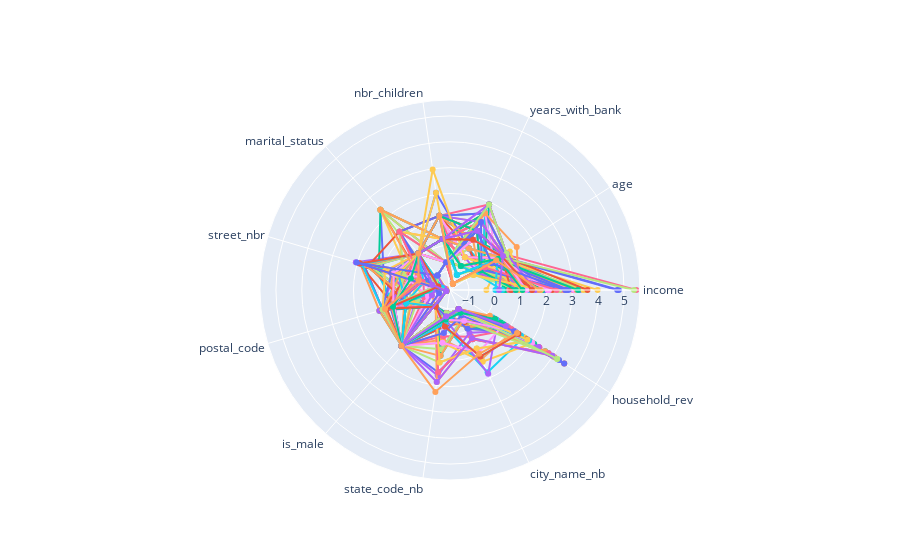

Notebook code cell kept with this figure:
### Code cell
r = []
for i in range(len(X_scaled)):
    if y_km[i]==4:
        r.append(X_scaled.loc[i].values.tolist())
radar_plots(r)

### Figure 1 — Plotly figure (JSON) as saved in the notebook; plotly's stock layout.template omitted (floating-point values rounded to 4 significant figures)
{"data": [{"r": [1.992, 0.8125, 1.531, -0.6483, 0.1321, 1.484, -0.4253, -0.8872, 0.586, -0.5334, 1.723], "theta": ["income", "age", "years_with_bank", "nbr_children", "marital_status", "street_nbr", "postal_code", "is_male", "state_code_nb", "city_name_nb", "household_rev"], "type": "scatterpolar"}, {"r": [0.3576, 0.7078, 0.7825, 0.2586, 0.1321, 1.74, 0.9815, -0.8872, -0.8215, -0.8703, 3.519], "theta": ["income", "age", "years_with_bank", "nbr_children", "marital_status", "street_nbr", "postal_code", "is_male", "state_code_nb", "city_name_nb", "household_rev"], "type": "scatterpolar"}, {"r": [2.404, 0.4984, -0.7134, 0.2586, 0.1321, -0.1001, 1.111, 1.127, -0.8215, -0.7018, 1.225], "theta": ["income", "age", "years_with_bank", "nbr_children", "marital_status", "street_nbr", "postal_code", "is_male", "state_code_nb", "city_name_nb", "household_rev"], "type": "scatterpolar"}, {"r": [1.097, 0.02726, -0.3394, 0.2586, 0.1321, 2.064, -1.582, -0.8872, -0.6935, -0.9265, 0.4825], "theta": ["income", "age", "years_with_bank", "nbr_children", "marital_status", "street_nbr", "postal_code", "is_male", "state_code_nb", "city_name_nb", "household_rev"], "type": "scatterpolar"}, {"r": [1.684, 0.7078, 0.7825, 1.165, 0.1321, 1.892, 1.113, 1.127, -0.8215, -0.2526, 1.728], "theta": ["income", "age", "years_with_bank", "nbr_children", "marital_status", "street_nbr", "postal_code", "is_male", "state_code_nb", "city_name_nb", "household_rev"], "type": "scatterpolar"}, {"r": [1.301, -0.1821, 0.03455, -0.6483, -0.9896, -0.5476, 0.5622, 1.127, -0.5656, -0.758, 0.2357], "theta": ["income", "age", "years_with_bank", "nbr_children", "marital_status", "street_nbr", "postal_code", "is_male", "state_code_nb", "city_name_nb", "household_rev"], "type": "scatterpolar"}, {"r": [5.472, 0.8125, 0.4085, -0.6483, 0.1321, 0.2368, 0.5622, 1.127, -0.5656, -0.758, 3.078], "theta": ["income", "age", "years_with_bank", "nbr_children", "marital_status", "street_nbr", "postal_code", "is_male", "state_code_nb", "city_name_nb", "household_rev"], "type": "scatterpolar"}, {"r": [2.649, -0.07744, -1.087, 0.2586, 0.1321, -1.4, -1.584, -0.8872, -0.6935, -0.9265, 2.139], "theta": ["income", "age", "years_with_bank", "nbr_children", "marital_status", "street_nbr", "postal_code", "is_male", "state_code_nb", "city_name_nb", "household_rev"], "type": "scatterpolar"}, {"r": [1.195, 0.3414, 1.905, -0.6483, 0.1321, 1.824, -1.581, -0.8872, -0.6935, -0.9265, 0.4706], "theta": ["income", "age", "years_with_bank", "nbr_children", "marital_status", "street_nbr", "postal_code", "is_male", "state_code_nb", "city_name_nb", "household_rev"], "type": "scatterpolar"}, {"r": [-0.3244, 0.7602, 1.157, 1.165, 0.1321, 0.6211, 1.003, 1.127, -0.8215, -0.08412, 1.312], "theta": ["income", "age", "years_with_bank", "nbr_children", "marital_status", "street_nbr", "postal_code", "is_male", "state_code_nb", "city_name_nb", "household_rev"], "type": "scatterpolar"}, {"r": [1.577, 0.7602, 1.157, 0.2586, 2.376, 0.9457, -1.58, 1.127, -0.6935, -0.9265, 0.8302], "theta": ["income", "age", "years_with_bank", "nbr_children", "marital_status", "street_nbr", "postal_code", "is_male", "state_code_nb", "city_name_nb", "household_rev"], "type": "scatterpolar"}, {"r": [3.042, 0.6555, 0.4085, -0.6483, 2.376, -0.6545, -1.583, 1.127, -0.6935, -0.9265, 1.422], "theta": ["income", "age", "years_with_bank", "nbr_children", "marital_status", "street_nbr", "postal_code", "is_male", "state_code_nb", "city_name_nb", "household_rev"], "type": "scatterpolar"}, {"r": [2.729, 0.8125, 1.531, 0.2586, 2.376, 1.134, 0.6158, 1.127, -0.5656, -0.1403, 1.209], "theta": ["income", "age", "years_with_bank", "nbr_children", "marital_status", "street_nbr", "postal_code", "is_male", "state_code_nb", "city_name_nb", "household_rev"], "type": "scatterpolar"}, {"r": [0.954, -0.3392, 0.7825, 1.165, 0.1321, 1.808, -1.583, -0.8872, -0.6935, -0.9265, 2.374], "theta": ["income", "age", "years_with_bank", "nbr_children", "marital_status", "street_nbr", "postal_code", "is_male", "state_code_nb", "city_name_nb", "household_rev"], "type": "scatterpolar"}, {"r": [2.082, 0.4984, -0.7134, 0.2586, 1.254, -0.6946, 0.117, 1.127, 0.2021, 1.207, 1.202], "theta": ["income", "age", "years_with_bank", "nbr_children", "marital_status", "street_nbr", "postal_code", "is_male", "state_code_nb", "city_name_nb", "household_rev"], "type": "scatterpolar"}, {"r": [1.531, -0.1298, -1.461, -0.6483, -0.9896, 1.288, 0.5088, 1.127, -0.5656, -0.4211, 0.3923], "theta": ["income", "age", "years_with_bank", "nbr_children", "marital_status", "street_nbr", "postal_code", "is_male", "state_code_nb", "city_name_nb", "household_rev"], "type": "scatterpolar"}, {"r": [2.538, 0.7602, 0.7825, -0.6483, 1.254, -0.6637, -0.6853, 1.127, 0.07417, 0.2528, 1.079], "theta": ["income", "age", "years_with_bank", "nbr_children", "marital_status", "street_nbr", "postal_code", "is_male", "state_code_nb", "city_name_nb", "household_rev"], "type": "scatterpolar"}, {"r": [2.361, 0.8125, 1.531, -0.6483, 2.376, -1.347, 0.03721, -0.8872, -0.4376, -0.8141, 0.9579], "theta": ["income", "age", "years_with_bank", "nbr_children", "marital_status", "street_nbr", "postal_code", "is_male", "state_code_nb", "city_name_nb", "household_rev"], "type": "scatterpolar"}, {"r": [0.9715, -0.4439, 0.03455, 0.2586, 0.1321, 1.818, 0.98, -0.8872, -0.8215, -0.8703, 0.9028], "theta": ["income", "age", "years_with_bank", "nbr_children", "marital_status", "street_nbr", "postal_code", "is_male", "state_code_nb", "city_name_nb", "household_rev"], "type": "scatterpolar"}, {"r": [1.217, 1.022, -0.7134, -0.6483, 0.1321, -1.271, 0.03644, -0.8872, -0.4376, -0.8141, 0.8649], "theta": ["income", "age", "years_with_bank", "nbr_children", "marital_status", "street_nbr", "postal_code", "is_male", "state_code_nb", "city_name_nb", "household_rev"], "type": "scatterpolar"}, {"r": [3.283, 0.5508, -0.3394, 0.2586, 0.1321, -0.3348, 0.6651, 1.127, 1.482, 0.3651, 2.801], "theta": ["income", "age", "years_with_bank", "nbr_children", "marital_status", "street_nbr", "postal_code", "is_male", "state_code_nb", "city_name_nb", "household_rev"], "type": "scatterpolar"}, {"r": [0.8187, -0.1821, 1.531, 0.2586, 0.1321, 0.5431, -1.579, 1.127, -0.6935, -0.9265, 1.264], "theta": ["income", "age", "years_with_bank", "nbr_children", "marital_status", "street_nbr", "postal_code", "is_male", "state_code_nb", "city_name_nb", "household_rev"], "type": "scatterpolar"}, {"r": [0.6374, 0.8649, 1.905, -0.6483, 0.1321, 1.698, -0.1999, -0.8872, 0.8419, -0.4772, 2.641], "theta": ["income", "age", "years_with_bank", "nbr_children", "marital_status", "street_nbr", "postal_code", "is_male", "state_code_nb", "city_name_nb", "household_rev"], "type": "scatterpolar"}, {"r": [2.104, 0.8125, 1.531, 1.165, 0.1321, 0.4718, 1.112, -0.8872, -0.8215, -0.7018, 1.097], "theta": ["income", "age", "years_with_bank", "nbr_children", "marital_status", "street_nbr", "postal_code", "is_male", "state_code_nb", "city_name_nb", "household_rev"], "type": "scatterpolar"}, {"r": [1.572, 0.8125, 1.531, 1.165, 0.1321, 0.5866, 0.03538, 1.127, -0.4376, -0.8141, 1.653], "theta": ["income", "age", "years_with_bank", "nbr_children", "marital_status", "street_nbr", "postal_code", "is_male", "state_code_nb", "city_name_nb", "household_rev"], "type": "scatterpolar"}, {"r": [2.766, 0.7602, 1.157, -0.6483, 0.1321, -0.4404, 0.8242, 1.127, -0.3097, 1.769, 1.658], "theta": ["income", "age", "years_with_bank", "nbr_children", "marital_status", "street_nbr", "postal_code", "is_male", "state_code_nb", "city_name_nb", "household_rev"], "type": "scatterpolar"}, {"r": [1.764, 0.4984, -0.7134, 1.165, 0.1321, -0.5134, 0.9835, -0.8872, -0.8215, -0.8703, 2.344], "theta": ["income", "age", "years_with_bank", "nbr_children", "marital_status", "street_nbr", "postal_code", "is_male", "state_code_nb", "city_name_nb", "household_rev"], "type": "scatterpolar"}, {"r": [0.3752, 0.6555, 0.4085, 1.165, 0.1321, -0.4647, -0.1408, 1.127, 1.098, 0.7582, 1.91], "theta": ["income", "age", "years_with_bank", "nbr_children", "marital_status", "street_nbr", "postal_code", "is_male", "state_code_nb", "city_name_nb", "household_rev"], "type": "scatterpolar"}, {"r": [0.05023, 0.8649, 1.905, 0.2586, 0.1321, -0.6674, 0.03727, -0.8872, -0.4376, -0.8141, 1.526], "theta": ["income", "age", "years_with_bank", "nbr_children", "marital_status", "street_nbr", "postal_code", "is_male", "state_code_nb", "city_name_nb", "household_rev"], "type": "scatterpolar"}, {"r": [1.212, 0.6555, 0.4085, 0.2586, 2.376, -0.1419, 0.5635, -0.8872, -0.5656, -0.758, 0.8958], "theta": ["income", "age", "years_with_bank", "nbr_children", "marital_status", "street_nbr", "postal_code", "is_male", "state_code_nb", "city_name_nb", "household_rev"], "type": "scatterpolar"}, {"r": [4.797, 0.6555, 0.4085, 1.165, 1.254, -1.101, 0.03599, 1.127, -0.4376, -0.8141, 3.281], "theta": ["income", "age", "years_with_bank", "nbr_children", "marital_status", "street_nbr", "postal_code", "is_male", "state_code_nb", "city_name_nb", "household_rev"], "type": "scatterpolar"}, {"r": [0.5759, 0.7078, 0.7825, 0.2586, 0.1321, 0.06382, 0.5644, -0.8872, -0.5656, -0.758, 1.102], "theta": ["income", "age", "years_with_bank", "nbr_children", "marital_status", "street_nbr", "postal_code", "is_male", "state_code_nb", "city_name_nb", "household_rev"], "type": "scatterpolar"}, {"r": [0.2935, 0.8125, 0.4085, 1.165, 0.1321, 0.5337, 0.5637, -0.8872, -0.5656, -0.758, 2.046], "theta": ["income", "age", "years_with_bank", "nbr_children", "marital_status", "street_nbr", "postal_code", "is_male", "state_code_nb", "city_name_nb", "household_rev"], "type": "scatterpolar"}, {"r": [2.417, 0.7078, 0.7825, 0.2586, 0.1321, 0.8317, -0.3624, 1.127, 1.61, 0.08435, 1.183], "theta": ["income", "age", "years_with_bank", "nbr_children", "marital_status", "street_nbr", "postal_code", "is_male", "state_code_nb", "city_name_nb", "household_rev"], "type": "scatterpolar"}, {"r": [2.478, 0.7602, 1.157, 0.2586, 0.1321, -1.186, -1.003, -0.8872, 1.865, 0.309, 2.977], "theta": ["income", "age", "years_with_bank", "nbr_children", "marital_status", "street_nbr", "postal_code", "is_male", "state_code_nb", "city_name_nb", "household_rev"], "type": "scatterpolar"}, {"r": [0.5636, 0.6555, 0.4085, 0.2586, 0.1321, -1.261, 0.8412, 1.127, -0.3097, 1.095, 1.413], "theta": ["income", "age", "years_with_bank", "nbr_children", "marital_status", "street_nbr", "postal_code", "is_male", "state_code_nb", "city_name_nb", "household_rev"], "type": "scatterpolar"}, {"r": [2.698, 0.7078, 0.7825, 0.2586, 0.1321, 0.346, 0.03589, 1.127, -0.4376, -0.8141, 1.903], "theta": ["income", "age", "years_with_bank", "nbr_children", "marital_status", "street_nbr", "postal_code", "is_male", "state_code_nb", "city_name_nb", "household_rev"], "type": "scatterpolar"}, {"r": [3.535, 0.3937, -1.461, -0.6483, 0.1321, -1.183, 0.9821, -0.8872, -0.8215, -0.8703, 3.198], "theta": ["income", "age", "years_with_bank", "nbr_children", "marital_status", "street_nbr", "postal_code", "is_male", "state_code_nb", "city_name_nb", "household_rev"], "type": "scatterpolar"}, {"r": [0.5257, 0.6031, 0.03455, -0.6483, 0.1321, -0.07958, 0.5056, -0.8872, -0.5656, -0.4211, 1.238], "theta": ["income", "age", "years_with_bank", "nbr_children", "marital_status", "street_nbr", "postal_code", "is_male", "state_code_nb", "city_name_nb", "household_rev"], "type": "scatterpolar"}, {"r": [0.9927, 0.5508, -0.7134, 0.2586, 0.1321, -1.015, -1.583, -0.8872, -0.6935, -0.9265, 0.8357], "theta": ["income", "age", "years_with_bank", "nbr_children", "marital_status", "street_nbr", "postal_code", "is_male", "state_code_nb", "city_name_nb", "household_rev"], "type": "scatterpolar"}, {"r": [0.8351, -0.4439, 0.03455, 2.072, 0.1321, 0.3756, -1.58, 1.127, -0.6935, -0.9265, 1.829], "theta": ["income", "age", "years_with_bank", "nbr_children", "marital_status", "street_nbr", "postal_code", "is_male", "state_code_nb", "city_name_nb", "household_rev"], "type": "scatterpolar"}, {"r": [1.088, -0.3392, 0.03455, 1.165, 0.1321, 0.4085, 0.8186, 1.127, -0.3097, -0.3649, 1.091], "theta": ["income", "age", "years_with_bank", "nbr_children", "marital_status", "street_nbr", "postal_code", "is_male", "state_code_nb", "city_name_nb", "household_rev"], "type": "scatterpolar"}, {"r": [1.584, -0.1821, 1.905, -0.6483, -0.9896, -0.6682, -1.295, -0.8872, -0.05378, -0.6457, 0.4284], "theta": ["income", "age", "years_with_bank", "nbr_children", "marital_status", "street_nbr", "postal_code", "is_male", "state_code_nb", "city_name_nb", "household_rev"], "type": "scatterpolar"}, {"r": [1.261, 0.6555, 0.4085, 0.2586, 0.1321, -0.134, 0.9789, 1.127, -0.8215, -0.8703, 0.7569], "theta": ["income", "age", "years_with_bank", "nbr_children", "marital_status", "street_nbr", "postal_code", "is_male", "state_code_nb", "city_name_nb", "household_rev"], "type": "scatterpolar"}, {"r": [1.659, 0.7602, 1.157, -0.6483, -0.9896, -1.58, -1.581, 1.127, -0.6935, -0.9265, 0.4793], "theta": ["income", "age", "years_with_bank", "nbr_children", "marital_status", "street_nbr", "postal_code", "is_male", "state_code_nb", "city_name_nb", "household_rev"], "type": "scatterpolar"}, {"r": [0.8376, 0.6031, 0.03455, 0.2586, 0.1321, 0.3357, 0.981, 1.127, -0.8215, -0.8703, 0.6735], "theta": ["income", "age", "years_with_bank", "nbr_children", "marital_status", "street_nbr", "postal_code", "is_male", "state_code_nb", "city_name_nb", "household_rev"], "type": "scatterpolar"}, {"r": [1.012, 0.8649, 1.905, 1.165, 0.1321, -0.6057, -1.294, 1.127, -0.05378, -0.6457, 0.7559], "theta": ["income", "age", "years_with_bank", "nbr_children", "marital_status", "street_nbr", "postal_code", "is_male", "state_code_nb", "city_name_nb", "household_rev"], "type": "scatterpolar"}, {"r": [0.4679, 0.6555, 0.4085, -0.6483, 0.1321, 1.484, -0.4253, 1.127, 0.586, -0.5334, 1.723], "theta": ["income", "age", "years_with_bank", "nbr_children", "marital_status", "street_nbr", "postal_code", "is_male", "state_code_nb", "city_name_nb", "household_rev"], "type": "scatterpolar"}, {"r": [2.441, -0.02509, -0.7134, -0.6483, -0.9896, -0.3999, -1.295, -0.8872, -0.05378, -0.6457, 1.012], "theta": ["income", "age", "years_with_bank", "nbr_children", "marital_status", "street_nbr", "postal_code", "is_male", "state_code_nb", "city_name_nb", "household_rev"], "type": "scatterpolar"}, {"r": [3.978, 0.4984, -0.7134, -0.6483, -0.9896, 0.8017, -0.8732, 1.127, 0.3301, 1.32, 2.06], "theta": ["income", "age", "years_with_bank", "nbr_children", "marital_status", "street_nbr", "postal_code", "is_male", "state_code_nb", "city_name_nb", "household_rev"], "type": "scatterpolar"}, {"r": [4.737, 0.6031, 0.03455, 0.2586, 0.1321, 1.74, 0.9815, 1.127, -0.8215, -0.8703, 3.519], "theta": ["income", "age", "years_with_bank", "nbr_children", "marital_status", "street_nbr", "postal_code", "is_male", "state_code_nb", "city_name_nb", "household_rev"], "type": "scatterpolar"}, {"r": [2.229, -0.5486, -0.7134, -0.6483, -0.9896, 1.933, 0.5069, 1.127, -0.5656, -0.4211, 0.868], "theta": ["income", "age", "years_with_bank", "nbr_children", "marital_status", "street_nbr", "postal_code", "is_male", "state_code_nb", "city_name_nb", "household_rev"], "type": "scatterpolar"}, {"r": [0.4207, 0.289, 1.531, 0.2586, 0.1321, -1.4, -1.584, 1.127, -0.6935, -0.9265, 2.139], "theta": ["income", "age", "years_with_bank", "nbr_children", "marital_status", "street_nbr", "postal_code", "is_male", "state_code_nb", "city_name_nb", "household_rev"], "type": "scatterpolar"}, {"r": [1.637, 0.6555, 0.4085, -0.6483, -0.9896, -1.507, 0.5997, 1.127, -0.5656, 1.825, 0.4641], "theta": ["income", "age", "years_with_bank", "nbr_children", "marital_status", "street_nbr", "postal_code", "is_male", "state_code_nb", "city_name_nb", "household_rev"], "type": "scatterpolar"}, {"r": [1.554, -0.3915, 0.4085, 1.165, 0.1321, 0.615, 0.6183, 1.127, -0.5656, -0.1403, 0.5859], "theta": ["income", "age", "years_with_bank", "nbr_children", "marital_status", "street_nbr", "postal_code", "is_male", "state_code_nb", "city_name_nb", "household_rev"], "type": "scatterpolar"}, {"r": [1.513, -0.2345, 1.531, 1.165, 0.1321, -1.406, 0.03538, 1.127, -0.4376, -0.8141, 0.3796], "theta": ["income", "age", "years_with_bank", "nbr_children", "marital_status", "street_nbr", "postal_code", "is_male", "state_code_nb", "city_name_nb", "household_rev"], "type": "scatterpolar"}, {"r": [2.46, -0.3392, 0.7825, 1.165, 0.1321, 1.808, -1.583, 1.127, -0.6935, -0.9265, 2.374], "theta": ["income", "age", "years_with_bank", "nbr_children", "marital_status", "street_nbr", "postal_code", "is_male", "state_code_nb", "city_name_nb", "household_rev"], "type": "scatterpolar"}, {"r": [2.486, -0.3915, -0.7134, -0.6483, -0.9896, -1.215, -1.587, 1.127, -0.6935, -0.9265, 1.043], "theta": ["income", "age", "years_with_bank", "nbr_children", "marital_status", "street_nbr", "postal_code", "is_male", "state_code_nb", "city_name_nb", "household_rev"], "type": "scatterpolar"}, {"r": [3.058, 0.3937, -1.461, -0.6483, 0.1321, -1.165, 0.9839, 1.127, -0.8215, -0.8703, 1.972], "theta": ["income", "age", "years_with_bank", "nbr_children", "marital_status", "street_nbr", "postal_code", "is_male", "state_code_nb", "city_name_nb", "household_rev"], "type": "scatterpolar"}, {"r": [3.417, 0.02726, -0.3394, 0.2586, 1.254, 0.1829, 0.03679, -0.8872, -0.4376, -0.8141, 1.678], "theta": ["income", "age", "years_with_bank", "nbr_children", "marital_status", "street_nbr", "postal_code", "is_male", "state_code_nb", "city_name_nb", "household_rev"], "type": "scatterpolar"}, {"r": [1.92, 0.8125, 1.531, 1.165, 0.1321, 0.6211, 1.003, -0.8872, -0.8215, -0.08412, 1.312], "theta": ["income", "age", "years_with_bank", "nbr_children", "marital_status", "street_nbr", "postal_code", "is_male", "state_code_nb", "city_name_nb", "household_rev"], "type": "scatterpolar"}, {"r": [3.585, 0.7078, 0.7825, 1.165, 1.254, 1.573, 0.03538, -0.8872, -0.4376, -0.8141, 1.792], "theta": ["income", "age", "years_with_bank", "nbr_children", "marital_status", "street_nbr", "postal_code", "is_male", "state_code_nb", "city_name_nb", "household_rev"], "type": "scatterpolar"}, {"r": [1.839, 0.1843, 0.7825, -0.6483, -0.9896, -0.548, 0.9827, -0.8872, -0.8215, -0.8703, 0.6019], "theta": ["income", "age", "years_with_bank", "nbr_children", "marital_status", "street_nbr", "postal_code", "is_male", "state_code_nb", "city_name_nb", "household_rev"], "type": "scatterpolar"}, {"r": [1.269, -0.4962, -0.3394, 1.165, 0.1321, -0.3883, -1.581, 1.127, -0.6935, -0.9265, 0.8542], "theta": ["income", "age", "years_with_bank", "nbr_children", "marital_status", "street_nbr", "postal_code", "is_male", "state_code_nb", "city_name_nb", "household_rev"], "type": "scatterpolar"}, {"r": [3.169, 0.3937, -1.461, -0.6483, 0.1321, 1.698, -0.1999, 1.127, 0.8419, -0.4772, 2.641], "theta": ["income", "age", "years_with_bank", "nbr_children", "marital_status", "street_nbr", "postal_code", "is_male", "state_code_nb", "city_name_nb", "household_rev"], "type": "scatterpolar"}, {"r": [0.2844, -0.5486, -0.7134, 0.2586, 0.1321, 1.818, 0.98, 1.127, -0.8215, -0.8703, 0.9028], "theta": ["income", "age", "years_with_bank", "nbr_children", "marital_status", "street_nbr", "postal_code", "is_male", "state_code_nb", "city_name_nb", "household_rev"], "type": "scatterpolar"}, {"r": [0.5582, 0.7602, 1.157, 0.2586, 0.1321, -0.3348, 0.6651, -0.8872, 1.482, 0.3651, 2.801], "theta": ["income", "age", "years_with_bank", "nbr_children", "marital_status", "street_nbr", "postal_code", "is_male", "state_code_nb", "city_name_nb", "household_rev"], "type": "scatterpolar"}, {"r": [0.9673, -0.6533, -1.461, 0.2586, 0.1321, 0.5431, -1.579, -0.8872, -0.6935, -0.9265, 1.264], "theta": ["income", "age", "years_with_bank", "nbr_children", "marital_status", "street_nbr", "postal_code", "is_male", "state_code_nb", "city_name_nb", "household_rev"], "type": "scatterpolar"}, {"r": [2.042, 0.289, 1.531, -0.6483, -0.9896, 0.05634, -0.8457, 1.127, 0.3301, 0.9267, 0.7403], "theta": ["income", "age", "years_with_bank", "nbr_children", "marital_status", "street_nbr", "postal_code", "is_male", "state_code_nb", "city_name_nb", "household_rev"], "type": "scatterpolar"}, {"r": [1.599, 0.6555, -0.3394, 1.165, 0.1321, -0.4647, -0.1408, -0.8872, 1.098, 0.7582, 1.91], "theta": ["income", "age", "years_with_bank", "nbr_children", "marital_status", "street_nbr", "postal_code", "is_male", "state_code_nb", "city_name_nb", "household_rev"], "type": "scatterpolar"}, {"r": [2.854, 0.3937, -1.461, 1.165, 1.254, -0.9136, -1.294, 1.127, -0.05378, -0.6457, 1.828], "theta": ["income", "age", "years_with_bank", "nbr_children", "marital_status", "street_nbr", "postal_code", "is_male", "state_code_nb", "city_name_nb", "household_rev"], "type": "scatterpolar"}, {"r": [1.442, 0.3937, -1.461, -0.6483, 0.1321, 0.02279, 0.9823, 1.127, -0.8215, -0.8703, 1.233], "theta": ["income", "age", "years_with_bank", "nbr_children", "marital_status", "street_nbr", "postal_code", "is_male", "state_code_nb", "city_name_nb", "household_rev"], "type": "scatterpolar"}, {"r": [3.217, 0.4461, -1.087, 1.165, 0.1321, -1.254, 0.03541, 1.127, -0.4376, -0.8141, 1.944], "theta": ["income", "age", "years_with_bank", "nbr_children", "marital_status", "street_nbr", "postal_code", "is_male", "state_code_nb", "city_name_nb", "household_rev"], "type": "scatterpolar"}, {"r": [0.7672, 0.7602, 1.157, 1.165, 0.1321, -0.5134, 0.9835, 1.127, -0.8215, -0.8703, 2.344], "theta": ["income", "age", "years_with_bank", "nbr_children", "marital_status", "street_nbr", "postal_code", "is_male", "state_code_nb", "city_name_nb", "household_rev"], "type": "scatterpolar"}, {"r": [0.9446, 1.336, 1.531, -0.6483, 0.1321, 0.2895, 0.9801, 1.127, -0.8215, -0.8703, 0.8297], "theta": ["income", "age", "years_with_bank", "nbr_children", "marital_status", "street_nbr", "postal_code", "is_male", "state_code_nb", "city_name_nb", "household_rev"], "type": "scatterpolar"}, {"r": [1.273, 0.4461, -1.087, 0.2586, 0.1321, -0.6674, 0.03727, 1.127, -0.4376, -0.8141, 1.526], "theta": ["income", "age", "years_with_bank", "nbr_children", "marital_status", "street_nbr", "postal_code", "is_male", "state_code_nb", "city_name_nb", "household_rev"], "type": "scatterpolar"}, {"r": [0.9723, 0.5508, -0.3394, 0.2586, 0.1321, 0.06382, 0.5644, 1.127, -0.5656, -0.758, 1.102], "theta": ["income", "age", "years_with_bank", "nbr_children", "marital_status", "street_nbr", "postal_code", "is_male", "state_code_nb", "city_name_nb", "household_rev"], "type": "scatterpolar"}, {"r": [5.387, 0.6031, 0.03455, -0.6483, 1.254, 0.1108, 0.508, 1.127, -0.5656, -0.4211, 3.02], "theta": ["income", "age", "years_with_bank", "nbr_children", "marital_status", "street_nbr", "postal_code", "is_male", "state_code_nb", "city_name_nb", "household_rev"], "type": "scatterpolar"}, {"r": [2.094, 0.5508, -0.3394, 1.165, 0.1321, 0.5337, 0.5637, 1.127, -0.5656, -0.758, 2.046], "theta": ["income", "age", "years_with_bank", "nbr_children", "marital_status", "street_nbr", "postal_code", "is_male", "state_code_nb", "city_name_nb", "household_rev"], "type": "scatterpolar"}, {"r": [0.9852, 0.02726, -0.3394, 2.979, 0.1321, 0.8878, 0.9813, 1.127, -0.8215, -0.8703, 1.871], "theta": ["income", "age", "years_with_bank", "nbr_children", "marital_status", "street_nbr", "postal_code", "is_male", "state_code_nb", "city_name_nb", "household_rev"], "type": "scatterpolar"}, {"r": [2.769, -0.2868, 1.157, -0.6483, -0.9896, -0.5867, 0.5061, 1.127, -0.5656, -0.4211, 1.236], "theta": ["income", "age", "years_with_bank", "nbr_children", "marital_status", "street_nbr", "postal_code", "is_male", "state_code_nb", "city_name_nb", "household_rev"], "type": "scatterpolar"}, {"r": [0.6323, 0.6555, 0.4085, 0.2586, 0.1321, 1.892, -1.585, 1.127, -0.6935, -0.9265, 0.3248], "theta": ["income", "age", "years_with_bank", "nbr_children", "marital_status", "street_nbr", "postal_code", "is_male", "state_code_nb", "city_name_nb", "household_rev"], "type": "scatterpolar"}, {"r": [0.8142, -0.3392, 0.7825, 1.165, 0.1321, -0.09818, -1.582, 1.127, -0.6935, -0.9265, 0.7257], "theta": ["income", "age", "years_with_bank", "nbr_children", "marital_status", "street_nbr", "postal_code", "is_male", "state_code_nb", "city_name_nb", "household_rev"], "type": "scatterpolar"}, {"r": [1.573, 0.8649, 1.905, 0.2586, 0.1321, -1.186, -1.003, 1.127, 1.865, 0.309, 2.977], "theta": ["income", "age", "years_with_bank", "nbr_children", "marital_status", "street_nbr", "postal_code", "is_male", "state_code_nb", "city_name_nb", "household_rev"], "type": "scatterpolar"}, {"r": [1.106, 0.6031, 0.03455, 0.2586, 2.376, -0.5915, -1.586, 1.127, -0.6935, -0.9265, 0.1023], "theta": ["income", "age", "years_with_bank", "nbr_children", "marital_status", "street_nbr", "postal_code", "is_male", "state_code_nb", "city_name_nb", "household_rev"], "type": "scatterpolar"}, {"r": [0.02549, 0.4461, -1.087, 0.2586, 0.1321, 0.346, 0.03589, -0.8872, -0.4376, -0.8141, 1.903], "theta": ["income", "age", "years_with_bank", "nbr_children", "marital_status", "street_nbr", "postal_code", "is_male", "state_code_nb", "city_name_nb", "household_rev"], "type": "scatterpolar"}, {"r": [2.395, -0.1298, -1.461, -0.6483, 1.254, -0.6323, 0.9835, 1.127, -0.8215, -0.8703, 0.9815], "theta": ["income", "age", "years_with_bank", "nbr_children", "marital_status", "street_nbr", "postal_code", "is_male", "state_code_nb", "city_name_nb", "household_rev"], "type": "scatterpolar"}, {"r": [1.088, 0.8649, 1.905, -0.6483, 0.1321, -1.183, 0.9821, 1.127, -0.8215, -0.8703, 3.198], "theta": ["income", "age", "years_with_bank", "nbr_children", "marital_status", "street_nbr", "postal_code", "is_male", "state_code_nb", "city_name_nb", "household_rev"], "type": "scatterpolar"}, {"r": [1.223, 0.6555, 0.4085, -0.6483, 0.1321, -0.07958, 0.5056, 1.127, -0.5656, -0.4211, 1.238], "theta": ["income", "age", "years_with_bank", "nbr_children", "marital_status", "street_nbr", "postal_code", "is_male", "state_code_nb", "city_name_nb", "household_rev"], "type": "scatterpolar"}, {"r": [1.78, -0.6533, -1.461, 2.072, 0.1321, 0.3756, -1.58, -0.8872, -0.6935, -0.9265, 1.829], "theta": ["income", "age", "years_with_bank", "nbr_children", "marital_status", "street_nbr", "postal_code", "is_male", "state_code_nb", "city_name_nb", "household_rev"], "type": "scatterpolar"}, {"r": [2.732, 0.1843, 0.7825, -0.6483, -0.9896, 2.026, -1.58, -0.8872, -0.6935, -0.9265, 1.211], "theta": ["income", "age", "years_with_bank", "nbr_children", "marital_status", "street_nbr", "postal_code", "is_male", "state_code_nb", "city_name_nb", "household_rev"], "type": "scatterpolar"}, {"r": [1.441, 0.6555, 0.4085, 0.2586, 0.1321, -1.261, 0.8412, -0.8872, -0.3097, 1.095, 1.413], "theta": ["income", "age", "years_with_bank", "nbr_children", "marital_status", "street_nbr", "postal_code", "is_male", "state_code_nb", "city_name_nb", "household_rev"], "type": "scatterpolar"}, {"r": [1.069, 0.4984, -0.7134, 0.2586, 0.1321, -0.1545, 0.5641, 1.127, -0.5656, -0.758, 0.3409], "theta": ["income", "age", "years_with_bank", "nbr_children", "marital_status", "street_nbr", "postal_code", "is_male", "state_code_nb", "city_name_nb", "household_rev"], "type": "scatterpolar"}, {"r": [0.1649, 0.7078, 0.7825, 0.2586, 0.1321, -1.015, -1.583, 1.127, -0.6935, -0.9265, 0.8357], "theta": ["income", "age", "years_with_bank", "nbr_children", "marital_status", "street_nbr", "postal_code", "is_male", "state_code_nb", "city_name_nb", "household_rev"], "type": "scatterpolar"}, {"r": [1.738, 0.3937, -1.461, 1.165, 0.1321, -0.468, 0.888, 1.127, 2.249, 0.9828, 1.353], "theta": ["income", "age", "years_with_bank", "nbr_children", "marital_status", "street_nbr", "postal_code", "is_male", "state_code_nb", "city_name_nb", "household_rev"], "type": "scatterpolar"}], "layout": {"autosize": true, "polar": {"angularaxis": {"type": "category"}, "radialaxis": {"autorange": true, "range": [-1.794, 5.679], "type": "linear"}}, "showlegend": false}}
